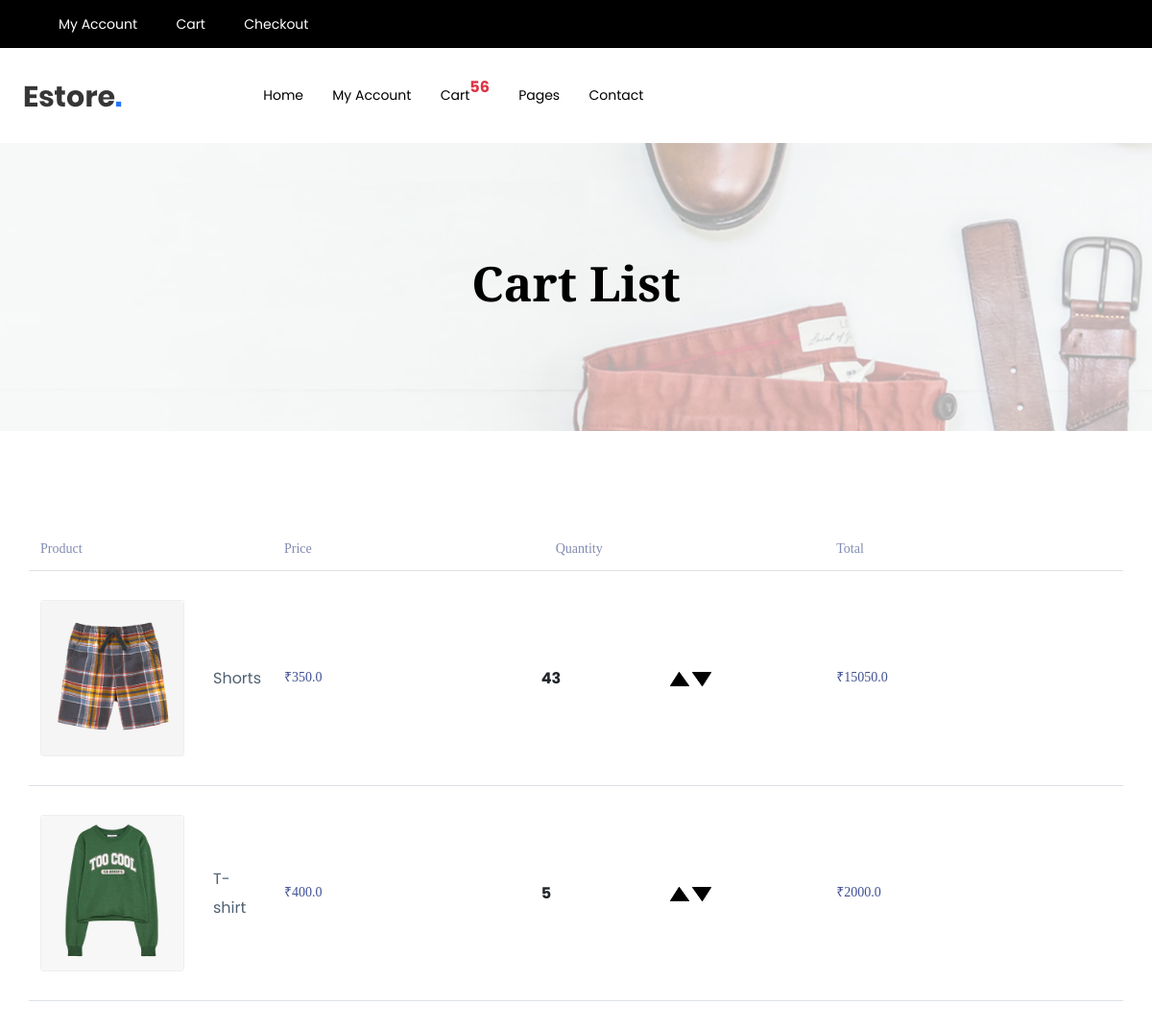
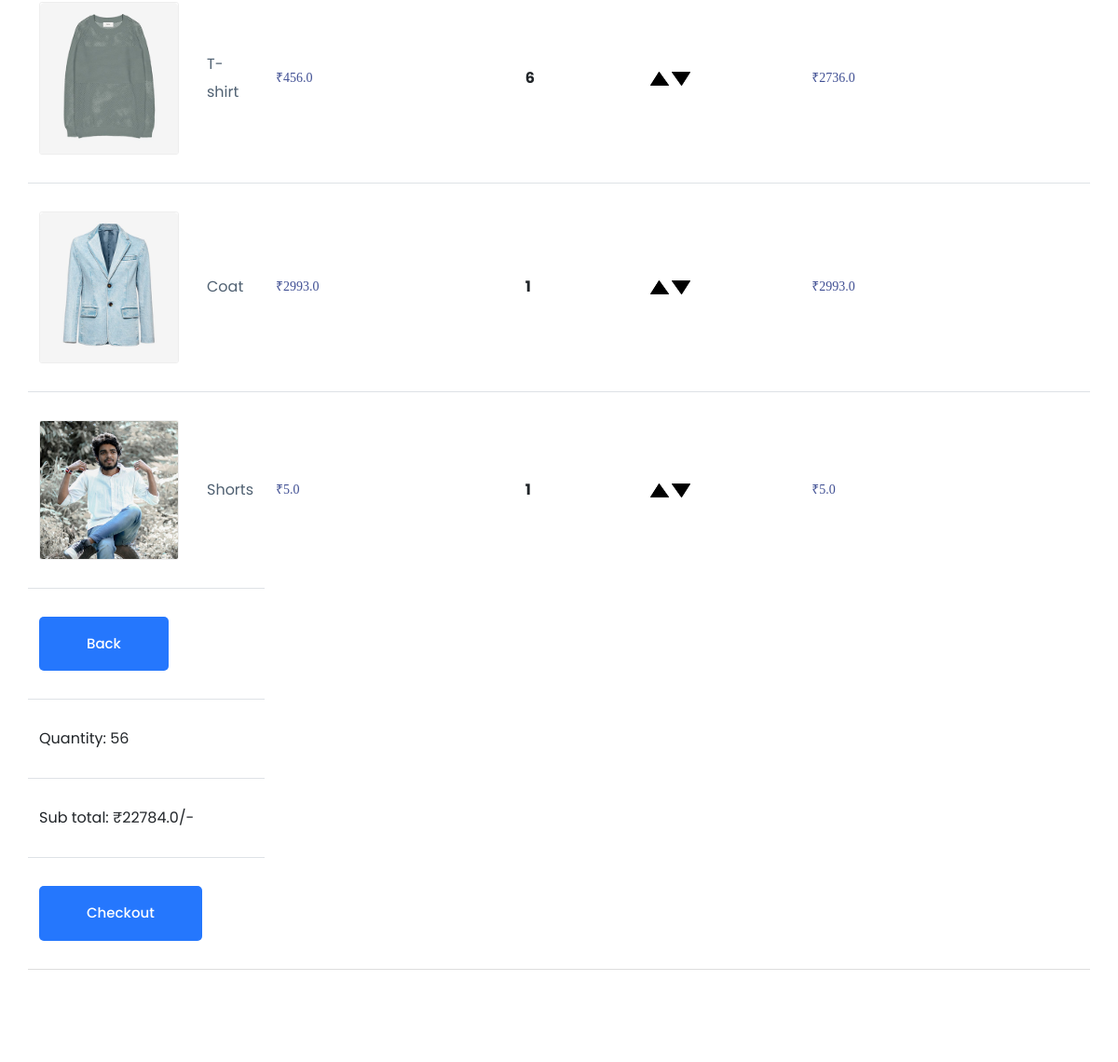
The page /cart/ (signed in, upper part) on the database as committed earlier (2 pictures, top to bottom).
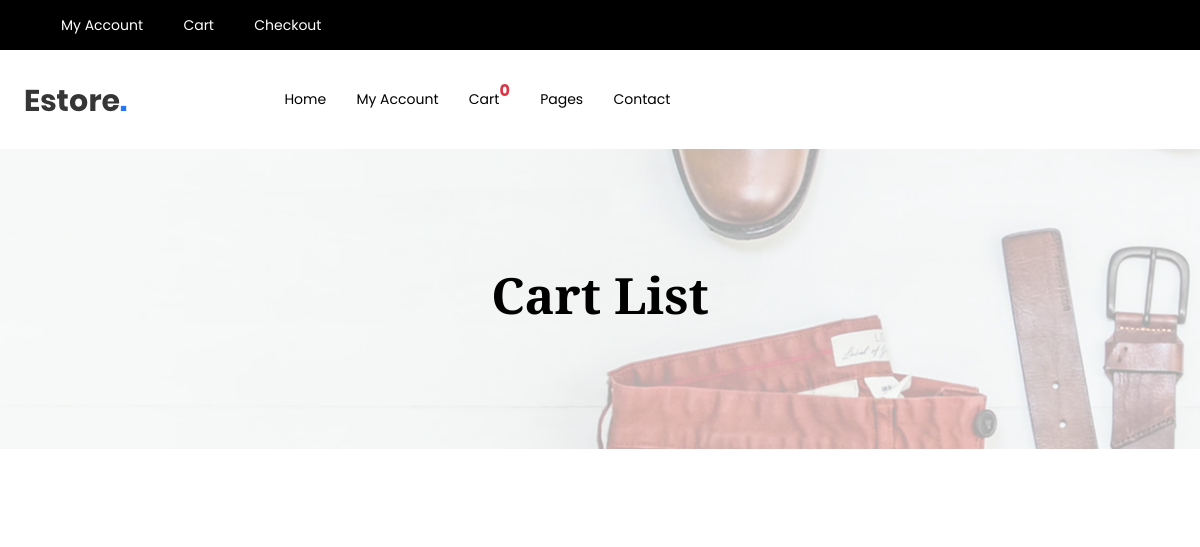
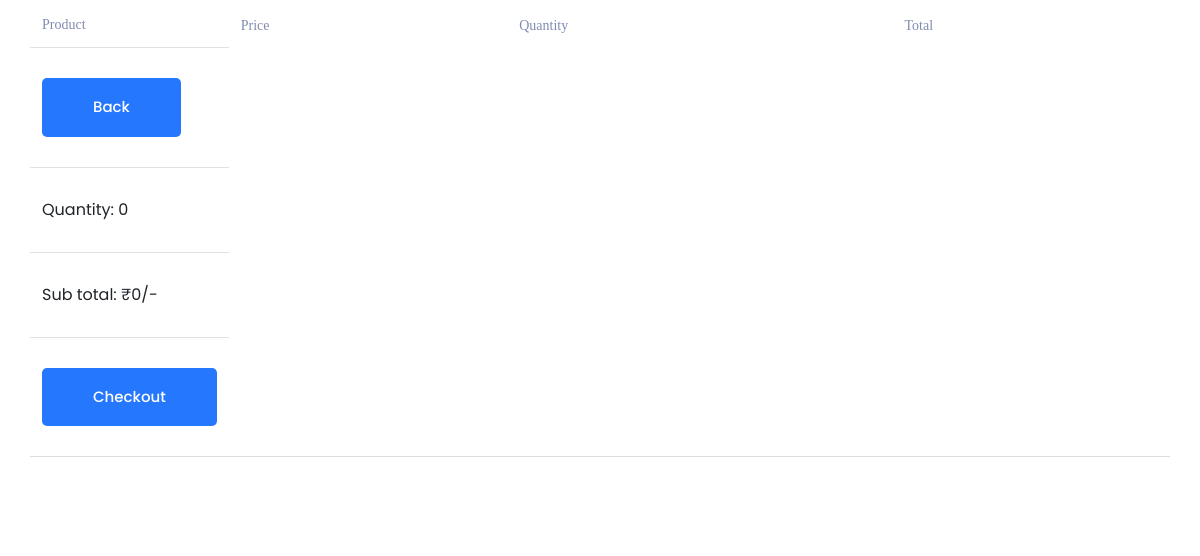
The same page on the database as committed later (2 pictures, top to bottom).
### core/models.py (models this page shows, shortened)
class Cart(models.Model):
    product = models.ForeignKey(Products,on_delete=models.SET_NULL,null=True)
    order = models.ForeignKey(Order, on_delete=models.SET_NULL, null=True)
    quantity = models.IntegerField(default=0, null=True, blank=True)
    date_added = models.DateTimeField(auto_now_add=True)
    @property
    def get_total(self):
        total = self.quantity * self.product.price
        return total

class Products(models.Model):
    image = models.ImageField(upload_to='static/assets/img', blank=True, null= True)
    product_name= models.CharField(max_length=200,blank=True)
    digital = models.BooleanField(default=False,null=True,blank=True)
    price = models.FloatField()
    @property
    def imageURL(self):
        try:
            url = self.image.url
        except:
            url = ''
        return url

class Order(models.Model):
    customer = models.ForeignKey(Customer, on_delete=models.SET_NULL, null=True, blank=True)
    date_ordered = models.DateTimeField(auto_now_add=True)
    complete = models.BooleanField(default=False)
    transaction_id = models.CharField(max_length=100, null=True)
    @property
    def get_cart_total(self):
        orderitems = self.cart_set.all()
        total = sum([item.get_total for item in orderitems])
        return total
    @property
    def get_cart_items(self):
        orderitems = self.cart_set.all()
        total = sum([item.quantity for item in orderitems])
        return total

### core/views.py (the view)
# urls.py: path('cart/',views.cart,name='cart'),
@login_required
def cart(request):
    if request.user.is_authenticated:
        Customer.objects.get_or_create(user=request.user)
        customer = request.user.customer
        order, created = Order.objects.get_or_create(customer=customer, complete=False)
        items = order.cart_set.all()
        cartItem = order.get_cart_items
    else:
        items = []
        order ={' get_cart_total':0 , 'get_cart_items':0}
        cartItem = order['get_cart_items']
    return render(request,'core/cart.html',{'items':items,'order':order,'cartItem': cartItem})

### core/templates/core/cart.html
{% extends 'core/base.html' %}
{% load static %}
     {% block content %}
  <div class="slider-area ">
    <div class="single-slider slider-height2 d-flex align-items-center" data-background="{% static 'assets/img/hero/category.jpg' %}">
        <div class="container">
            <div class="row">
                <div class="col-xl-12">
                    <div class="hero-cap text-center">
                        <h2>Cart List</h2>
                    </div>
                </div>
            </div>
        </div>
    </div>
  </div>
  <section class="cart_area section_padding">
    <div class="container">
      <div class="cart_inner">
        <div class="table-responsive">
          <table class="table">
            <thead>
              <tr>
                <th scope="col">Product</th>
                <th scope="col">Price</th>
                <th scope="col">Quantity</th>
                <th scope="col">Total</th>
              </tr>
            </thead>
            <tbody>
            {% for item in items %}
              <tr>
                <td>
                  <div class="media">
                    <div class="d-flex">
                      <img src="{{ item.product.imageURL }}" alt="" />
                    </div>
                    <div class="media-body">
                      <p>{{item.product.product_name}}</p>
                    </div>
                  </div>
                </td>
                <td>
                  <h5>₹{{ item.product.price}}</h5>
                </td>
                <td>
                  <div class="row ">
                    <div class=" row quantity col-md-6" style="width:20px; display:inline-block;">{{item.quantity}}</div>
                    <div class="  quantity col-md-6 qu-adj ">
                      <img data-product="{{item.product.id}}" data-action="add" style="width:20px;" class="chg-quantity update-cart" src="{% static  'assets/img/arrow-up.png' %}">
                      <img data-product="{{item.product.id}}" data-action="remove" style="width:20px; " class="chg-quantity update-cart" src="{% static  'assets/img/arrow-down.png' %}">
                    </div>
                  </div>
                </td>
                <td>
                  <h5>₹{{ item.get_total }}</h5>
                </td>
              </tr>
            {% endfor %}
              <tr class="bottom_button">
                <td>
                  <a class="btn_1" href="{% url 'index' %}">Back</a>
                </td>
                <tr>
              <td>Quantity: {{order.get_cart_items}}</td>
            </tr>
            <tr>
              <td>Sub total:  ₹{{order.get_cart_total}}/-</td>
            </tr>
            <tr>
              <td><a class="btn_1 checkout_btn_1" href="{% url 'checkout' %}">Checkout</a></td>
            </tr>
              </tr>
            </tbody>
          </table>
        </div>
      </div>
    </div>
  </section>
{% endblock %}

### core/templates/core/base.html (shortened to what this page needs)
<!doctype html>
{% load static %}
{% load crispy_forms_tags %}
<html class="no-js" lang="zxx">
    <head>
            <link rel="stylesheet" href="{% static 'assets/css/bootstrap.min.css' %}">
            <link rel="stylesheet" href="{% static 'assets/css/owl.carousel.min.css' %}">
            <link rel="stylesheet" href="{% static 'assets/css/flaticon.css' %}">
            <link rel="stylesheet" href="{% static 'assets/css/slicknav.css' %}">
            <link rel="stylesheet" href="{% static 'assets/css/animate.min.css' %}">
            <link rel="stylesheet" href="{% static 'assets/css/magnific-popup.css' %}">
            <link rel="stylesheet" href="{% static 'assets/css/fontawesome-all.min.css' %}">
            <link rel="stylesheet" href="{% static 'assets/css/themify-icons.css' %}">
            <link rel="stylesheet" href="{% static 'assets/css/slick.css' %}">
            <link rel="stylesheet" href="{% static 'assets/css/nice-select.css' %}">
            <link rel="stylesheet" href="{% static 'assets/css/style.css' %}">
   </head>
   <body>
    <header>
       <div class="header-area">
            <div class="main-header ">
                <div class="header-top top-bg d-none d-lg-block">
                   <div class="container-fluid">
                       <div class="col-xl-12">
                            <div class="row d-flex justify-content-between align-items-center">
                                <div class="header-info-right">
                                   <ul>
                                       <li><a href="{% url 'login' %}">My Account </a></li>
                            <div class="col-xl-1 col-lg-1 col-md-1 col-sm-3">
                                <div class="logo">
                                  <a href="index.html"><img src="{% static 'assets/img/logo/logo.png' %}" alt=""></a>
                                </div>
                            </div>
                            <div class="col-xl-6 col-lg-8 col-md-7 col-sm-5">
                                <div class="main-menu f-right d-none d-lg-block">
                                    <nav>
                                        <ul id="navigation">
                                            <li><a href="{% url 'index' %}">Home</a></li>
                                            <li><a href="{% url 'login' %}">My Account</a></li>
                                            <li><a href="{% url 'cart' %}">Cart<sup class="text-danger font-weight-bold h6">{{cartItem}}</sup></a></li>
                                            <li><a href="#">Pages</a>
                                            </li>
                                            <li><a href="{% url 'contact' %}">Contact</a></li>
                                        </ul>
                                    </nav>
                                </div>
                            </div>
                            <div class="col-12">
                            </div>
                        </div>
                    </div>
               </div>
            </div>
       </div>
    </header>
   {% block content %}
   {% endblock %}
    </body>
</html>

Rows that differ between the two databases and show on the page:
removed Cart: product.imageURL (picture), product.product_name "Shorts", product.price "350.0", quantity "43", get_total "15050.0"
removed Cart: product.imageURL (picture), product.product_name "T-shirt", product.price "400.0", quantity "5", get_total "2000.0"
removed Cart: product.imageURL (picture), product.product_name "T-shirt", product.price "456.0", quantity "6", get_total "2736.0"
removed Cart: product.imageURL (picture), product.product_name "Coat", product.price "2993.0", quantity "1", get_total "2993.0"
removed Cart: product.imageURL (picture), product.product_name "Shorts", product.price "5.0", quantity "1", get_total "5.0"
removed Order: get_cart_items "56", get_cart_total "22784.0"
added Order: get_cart_items "0", get_cart_total "0"
Other text that changed with them:
{{ cartItem }}: "56" → "0"
